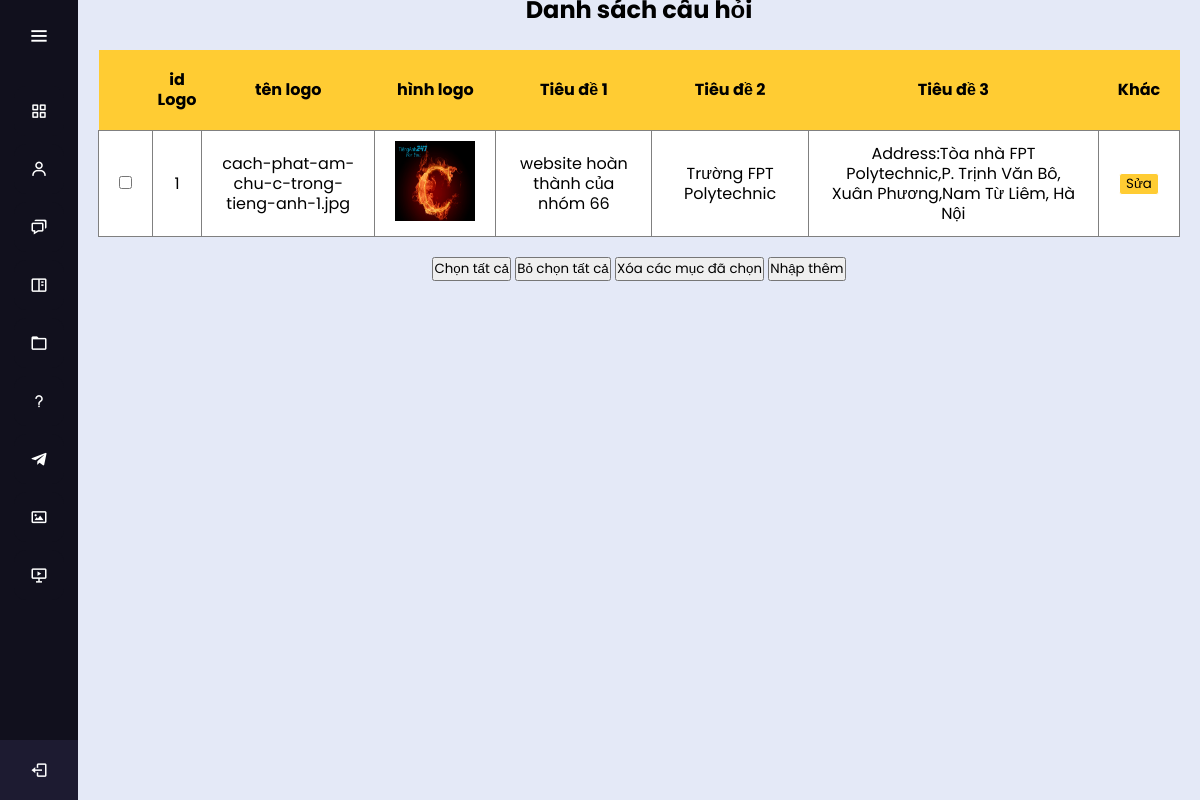
Screenshot of /admin/index.php?act=logo with the database file from the repository.
### tables this page shows
CREATE TABLE `logo_header` (
  `id_logo` int(11) NOT NULL,
  `name_logo` varchar(255) NOT NULL,
  `tieude1` varchar(255) NOT NULL,
  `tieude2` varchar(255) NOT NULL,
  `tieude3` varchar(255) NOT NULL
);

### admin/model/pdo.php (called while the page is built, shortened)
<?php
function pdo_get_connection(){
    $dburl="mysql:host=localhost;dbname=duan;charset=utf8";
    $username='root';
    $password='';
    $conn=new PDO($dburl,$username,$password);
    $conn->setAttribute(PDO::ATTR_ERRMODE,PDO::ERRMODE_EXCEPTION);
    return $conn;
}
function pdo_query($sql){
    $sql_args=array_slice(func_get_args(),1);
    try{
        $conn=pdo_get_connection();
        $stmt=$conn->prepare($sql);
        $stmt->execute($sql_args);
        $rows=$stmt->fetchAll();
        return $rows;
    }
    catch(PDOException $e){
        throw $e;
    }
    finally{
        unset($conn);
    }
}
?>

### admin/model/logo.php (called while the page is built, shortened)
<?php
function loadlogo(){
    $sql="select * from logo_header ";
    $list =pdo_query($sql);
    return $list;
}
?>

### admin/logo/list.php (the view, shortened to what this page needs)
<div class="css_moi">
  <div class="row">
    <div class="row tieude_user">
      <h1>Danh sách câu hỏi</h1>
    </div>
    <div class="row">
      <div class="  tablee ">
        <table>
          <tr>
            <th></th>
            <th>id Logo</th>
            <th>tên logo</th>
            <th>hình logo</th>
            <th>Tiêu đề 1</th>
            <th>Tiêu đề 2</th>
            <th>Tiêu đề 3</th>
            <th>Khác</th>
          </tr>
          <?php
          foreach ($load_logo as $logo) {
            extract($logo);
            $hinh="../content/image/".$name_logo;
            $sualogo = "index.php?act=sualogo&id_logo=" .$id_logo;
            echo '<tr><td><input type="checkbox" name="checkbox" id="" value="" ></td>
            <td>' . $id_logo . '</td>
            <td>' . $name_logo . '</td>
            <td><img src="'.$hinh.'" alt="" height="80px" width="80px"></td>
            <td>' . $tieude1 . '</td>
            <td>' . $tieude2 . '</td>
            <td>' . $tieude3 . '</td>
            <td class="delete"></a> <a href="' . $sualogo . '"><input type="button" value="Sửa"></a></td></tr>';
          }
          ?>
        </table>
      </div>
      <form action="index.php?act=list_cauhoi" method="POST">
        <div class="  row">
          <input type="button" value="Chọn tất cả" id="btn1">
          <input type="button" value="Bỏ chọn tất cả" id="btn2">
          <input type="button" value="Xóa các mục đã chọn" name="iddelete">
          <a href="index.php?act=update_logo"><input type="button" value="Nhập thêm"></a>
          </body>
          </html>

### admin/css/style.css (style rules this page uses)
* { margin: 0; padding: 0; box-sizing: border-box; font-family: "Poppins" , sans-serif; }
.css_moi { text-align: center; }
.tieude_user { text-align: center; }
.tablee table { width: 100%; border-collapse: collapse; }
.tablee table th { padding: 20px 0px; background-color: #CCC; }
.tablee table tr { background: #E4E9F7; }
.tablee table td { border: 1px gray solid; padding: 10px 20px; }
.tablee { text-align: center; }

### admin/view/header.php (style rules this page uses)
* { margin: 0; padding: 0; box-sizing: border-box; font-family: "Poppins", sans-serif; }
.css_moi { text-align: center; }
.tieude_user { text-align: center; }
.tablee table { border-collapse: collapse; width: 100%; }
table tr:nth-child(odd) { background-color: #eee; }
table tr:nth-child(even) { background-color: white; }
table tr:nth-child(1) { background-color: skyblue; }
.tablee table th { padding: 20px 0px; background-color: #CCC; }
.tablee table td { border: 1px gray solid; padding: 10px 20px; }
.tablee table th { border: 0.5px gray; background: #E4E9F7; background-color: #FFCC33; }
.tablee { margin: 20px; margin-top: 30px; text-align: center; }
.delete input { width: 40px; border: 1px white solid; background-color: #FFCC33; border-radius: 3px; color: black; }
body { background-color: #E4E9F7; min-height: 100vh; line-height: 20px; font-family: monospace; }

### rows the page displays
logo_header: id_logo "1", name_logo "cach-phat-am-chu-c-trong-tieng-anh-1.jpg", name_logo (picture), tieude1 "website hoàn thành của nhóm 66", tieude2 "Trường FPT Polytechnic", tieude3 "Address:Tòa nhà FPT Polytechnic,P. Trịnh Văn Bô, Xuân Phương,Nam Từ Liêm, Hà Nội"
